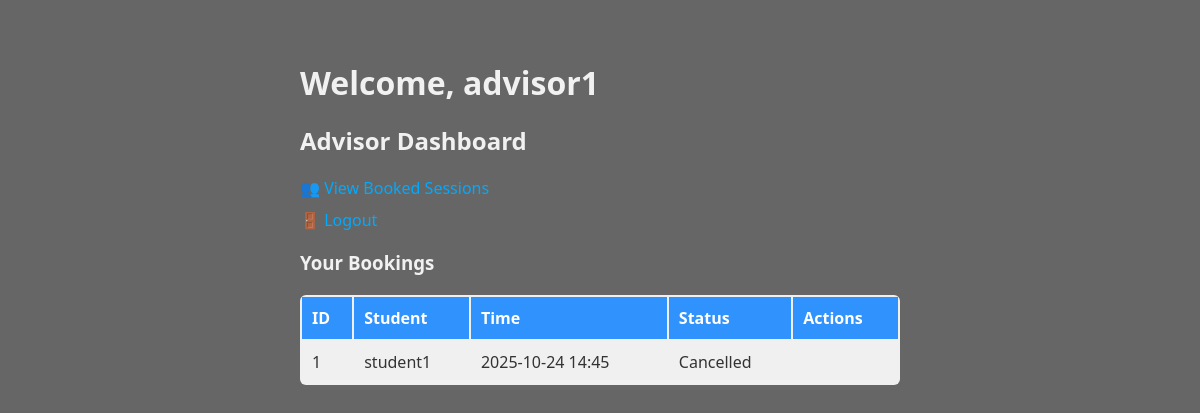
The app's page /advisor/dashboard (signed in) with its own data.
### models.py (models this page shows, shortened)
class User(UserMixin, db.Model):
    id = db.Column(db.Integer, primary_key=True)
    username = db.Column(db.String(64), unique=True, nullable=False)
    email = db.Column(db.String(120), unique=True, nullable=False)
    password_hash = db.Column(db.String(128), nullable=False)
    role = db.Column(db.String(20), nullable=False)  # student | advisor
    course = db.Column(db.String(100))  # e.g., BSc in Physics, etc.

class Booking(db.Model):
    id = db.Column(db.Integer, primary_key=True)
    student_id = db.Column(db.Integer, db.ForeignKey("user.id"))
    advisor_id = db.Column(db.Integer, db.ForeignKey("user.id"))
    start_time = db.Column(db.DateTime)  # Changed to DateTime for proper handling
    status = db.Column(db.String(20), default="booked")
    student = db.relationship('User', foreign_keys=[student_id], backref="student_bookings")
    advisor = db.relationship('User', foreign_keys=[advisor_id], backref="advisor_bookings")
    __table_args__ = (
        db.UniqueConstraint('advisor_id', 'start_time', name='unique_advisor_slot'),
    )

### myapp.py (the view)
@app.route("/advisor/dashboard")
@login_required
def advisor_dashboard():
    if current_user.role != "advisor":
        flash("Access denied.")
        return redirect(url_for("index"))
    bookings = Booking.query.filter_by(advisor_id=current_user.id).order_by(Booking.start_time).all()
    return render_template("advisor_dashboard.html", username=current_user.username, bookings=bookings)

### myapp.py (called while the page is built)
@login_manager.user_loader
def load_user(user_id):
    return User.query.get(int(user_id))

### templates/advisor_dashboard.html (shortened to what this page needs)
<!DOCTYPE html>
<html lang="en">
<head>
  <link rel="stylesheet" href="{{ url_for('static', filename='style.css') }}">
</head>
<body>
  <div class="content-wrapper">
    <h1>Welcome, {{ username }}</h1>
    <h2>Advisor Dashboard</h2>
    <ul>
      <li><a href="{{ url_for('view_sessions') }}">👥 View Booked Sessions</a></li>
      <li><a href="{{ url_for('logout') }}">🚪 Logout</a></li>
    </ul>
    <h3>Your Bookings</h3>
    {% if bookings %}
      <table>
        <tr><th>ID</th><th>Student</th><th>Time</th><th>Status</th><th>Actions</th></tr>
        {% for b in bookings %}
          <tr>
            <td>{{ b.id }}</td>
            <td>{{ b.student.username }}</td>
            <td>{{ b.start_time.strftime('%Y-%m-%d %H:%M') }}</td>
            <td>{{ b.status | capitalize }}</td>
            <td>
            </td>
          </tr>
        {% endfor %}
      </table>
    {% else %}
      <p>No bookings scheduled.</p>
    {% endif %}
  </div>
</body>
</html>

### static/style.css (style rules this page uses)
body { font-family: 'Segoe UI', Tahoma, Geneva, Verdana, sans-serif; background: url("https://images.unsplash.com/photo-1581092588429-9b6f8d69e51e?auto=format&fit=crop&w=1400&q=80") no-repeat center center fixed; background-size: cover; color: #fff; display: flex; flex-direction: column; justify-content: flex-start; min-height: 100vh; margin: 0; }
body::before { content: ""; position: fixed; top: 0; left: 0; width: 100%; height: 100%; background-color: rgba(0, 0, 0, 0.6); z-index: -1; }
.content-wrapper { width: 100%; max-width: 600px; margin: 20px auto; padding: 20px; min-height: auto; }
h1, h2, h3, h4 { color: #f1f1f1; margin-bottom: 20px; font-weight: 600; }
a { color: #00aaff; text-decoration: none; }
table { width: 100%; max-width: 600px; background-color: rgba(255, 255, 255, 0.9); border-radius: 6px; overflow: hidden; margin: 20px auto; }
th, td { padding: 10px; text-align: left; color: #333; }
th { background-color: rgba(0, 123, 255, 0.8); color: white; }
ul { list-style-type: none; padding: 0; }
li { margin: 10px 0; }

### records on screen
User: username "advisor1"
Booking: id "1", student.username "student1", start_time "2025-10-24 14:45", status "Cancelled"
